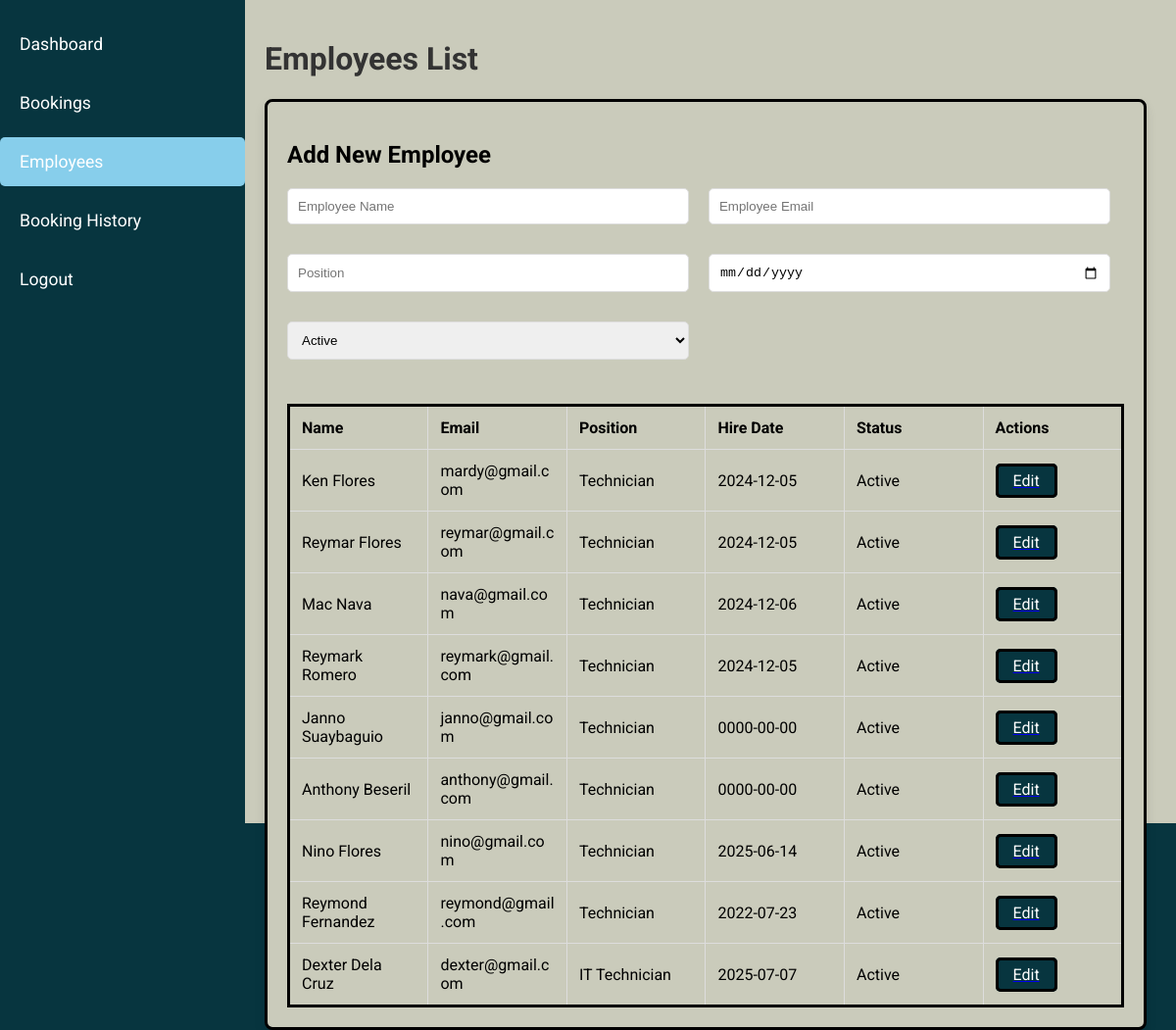
/admin/employee_register.php (signed in), run on an earlier commit of the app's database.
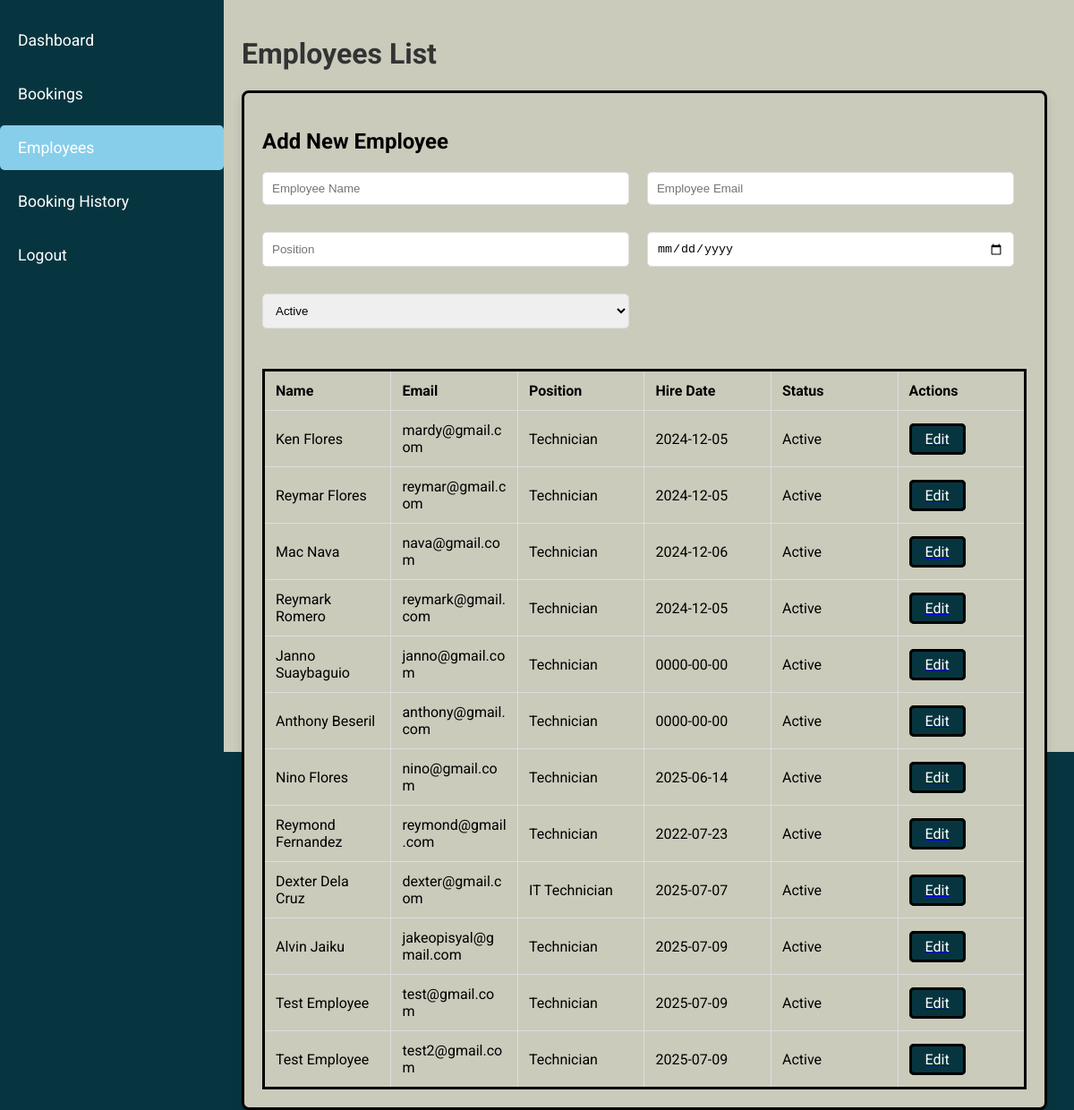
And on a later commit of the database.
### tables this page shows
CREATE TABLE `employees` (
  `id` int NOT NULL AUTO_INCREMENT,
  `name` varchar(100) NOT NULL,
  `position` varchar(100) NOT NULL,
  `email` varchar(100) NOT NULL,
  `hire_date` date DEFAULT NULL,
  `status` enum('Active','Inactive') DEFAULT 'Active',
  `password` varchar(255) NOT NULL,
  `phone` varchar(20) DEFAULT NULL,
  PRIMARY KEY (`id`)
);

### admin/employee_register.php (the view, shortened to what this page needs)
 <?php
$conn = Database::getConnection();
$sql_employees = "SELECT * FROM employees";
$result_employees = $conn->query($sql_employees);
$employees = [];
while ($row = $result_employees->fetch_assoc()) {
    $employees[] = $row;
}
?>
<!DOCTYPE html>
<html lang="en">
<head>
</head>
<body>
    <div class="sidebar">
        <a href="dashboard.php">Dashboard</a>
        <a href="admin_bookings.php">Bookings</a>
        <a href="admin_employees.php" class="active">Employees</a>
        <a href="admin_booking_history.php">Booking History</a>
        <a href="index.php">Logout</a>
    </div>
    <div class="main-content">
        <h1>Employees List</h1>
        <div class="form-container">
            <h2>Add New Employee</h2>
            <form method="POST" action="admin_employees.php">
                <div class="form-row">
                    <input type="text" name="name" placeholder="Employee Name" required />
                    <input type="email" name="email" placeholder="Employee Email" required />
                </div>
                <div class="form-row">
                    <input type="text" name="position" placeholder="Position" required />
                    <input type="date" name="hire_date" placeholder="Hire Date" required />
                </div>
                <div class="form-row">
                    <select name="status" required>
                        <option value="Active">Active</option>
                    </select>
                </div>
        <table>
            <thead>
                <tr>
                    <th>Name</th>
                    <th>Email</th>
                    <th>Position</th>
                    <th>Hire Date</th>
                    <th>Status</th>
                    <th>Actions</th>
                </tr>
            </thead>
            <tbody>
                <?php foreach ($employees as $employee): ?>
                    <tr>
                        <td><?php echo htmlspecialchars($employee['name']); ?></td>
                        <td><?php echo htmlspecialchars($employee['email']); ?></td>
                        <td><?php echo htmlspecialchars($employee['position']); ?></td>
                        <td><?php echo htmlspecialchars($employee['hire_date']); ?></td>
                        <td><?php echo htmlspecialchars($employee['status']); ?></td>
                        <td>
                            <a href="edit_employee.php?id=<?php echo $employee['id']; ?>">
                                <butt on class="action-button">Edit</button>
                            </a>
                        </td>
                    </tr>
                <?php endforeach; ?>
            </tbody>
        </table>
    </div>
</body>
</html>

What changed in the data, as far as the page shows it:
added employees: name "Alvin Jaiku", email "jakeopisyal@gmail.com", position "Technician", hire_date "2025-07-09", status "Active"
added employees: name "Test Employee", email "test@gmail.com", position "Technician", hire_date "2025-07-09", status "Active"
added employees: name "Test Employee", email "test2@gmail.com", position "Technician", hire_date "2025-07-09", status "Active"
